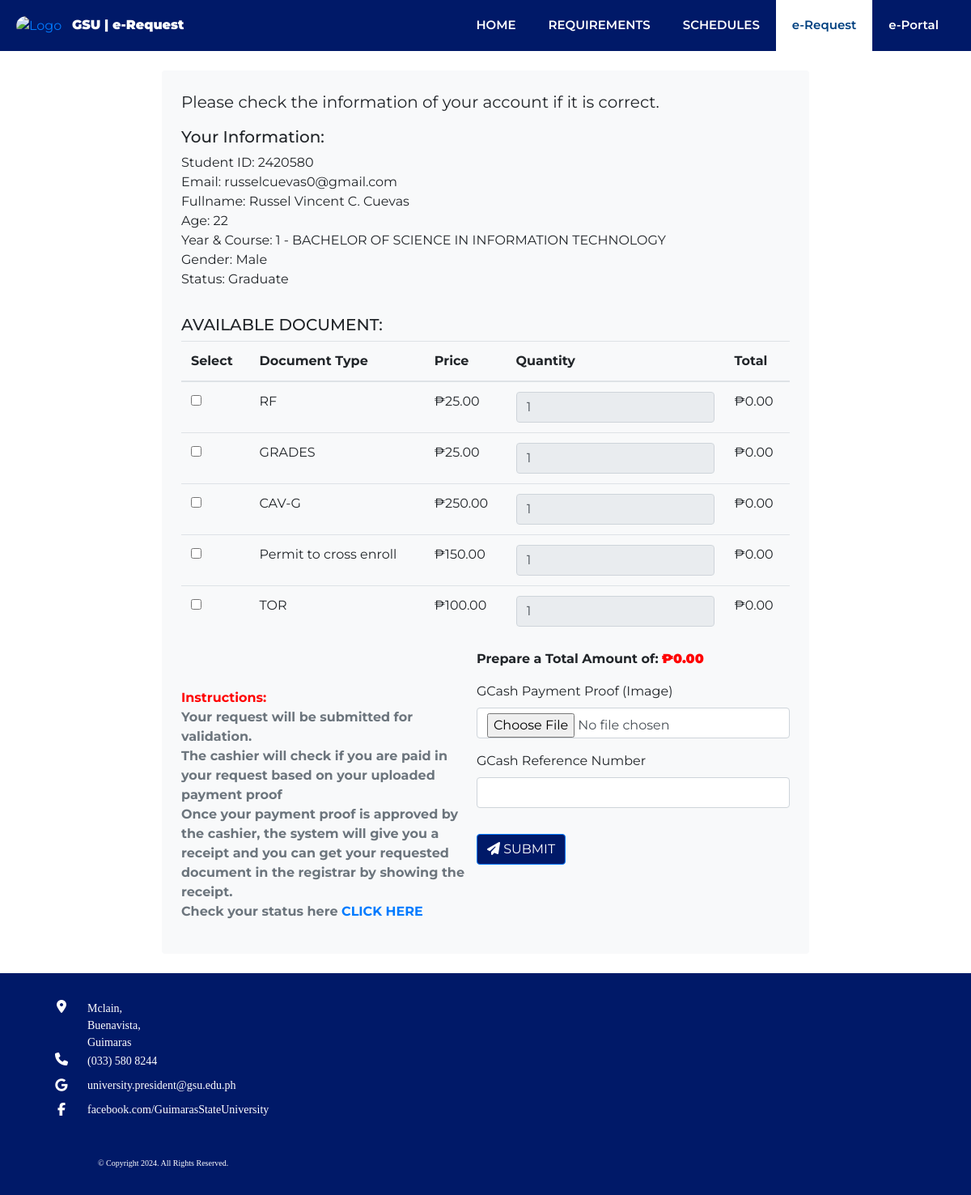
The page /document_request.php (signed in) on the database its author committed.
### tables this page shows
CREATE TABLE `tbl_documents` (
  `id` int(11) NOT NULL,
  `type_of_documents` varchar(255) NOT NULL,
  `price` decimal(10,2) NOT NULL,
  `created_at` timestamp NOT NULL DEFAULT current_timestamp(),
  `updated_at` timestamp NOT NULL DEFAULT current_timestamp() ON UPDATE current_timestamp()
);

### document_request.php (the view, shortened to what this page needs)
<?php
require 'database/connection.php';
$get_documents = "SELECT * FROM `tbl_documents`";
$stmt_get_documents = $conn->query($get_documents);
$documents = $stmt_get_documents->fetchAll(PDO::FETCH_ASSOC);
?>
<!DOCTYPE html>
<html lang="en">
<head>
    <link rel="stylesheet" href="https://maxcdn.bootstrapcdn.com/bootstrap/4.3.1/css/bootstrap.min.css">
    <link rel="stylesheet" href="https://cdnjs.cloudflare.com/ajax/libs/font-awesome/4.7.0/css/font-awesome.min.css">
    <link rel="stylesheet" href="https://cdn.jsdelivr.net/npm/sweetalert2@11.5.1/dist/sweetalert2.min.css">
    <link rel="stylesheet" type="text/css" href="assets/css/style.css">
</head>
<body>
    <div id="myTopnav">
        <div class="logo">
            <a id="home" href="" class="logo-link"><img src="assets/images/gsu-logo.jpg" alt="Logo" style="width:50px; border-radius: 50px;"> &nbsp; <span style="color: white; font-weight: 900;">GSU | e-Request</span></a>
        </div>
        <ul id="navbar" class="navbar-menu">
            <li class="navbar-item">
                <div class="dropdown-div">
                    <a class="dropdown-button" href="index.php">HOME</a>
                </div>
            </li>
            <li class="navbar-item">
                <div class="dropdown-div">
                    <a class="dropdown-button" href="requirements.php">REQUIREMENTS</a>
                </div>
            </li>
            <li class="navbar-item">
                <div class="dropdown-div">
                    <a class="dropdown-button" href="#">SCHEDULES</a>
                </div>
            </li>
            <li class="navbar-item">
                <div class="dropdown-div">
                    <a class="dropdown-button active" href="#">e-Request</a>
                </div>
            </li>
            <li class="navbar-item">
                <div class="dropdown-div">
                    <a class="item-link" href="#">e-Portal</a>
                </div>
            </li>
        </ul>
    </div>
    <div class="container-fluid py-4">
        <div class="row justify-content-center">
            <form method="post" class="col-12 col-md-8 p-4 bg-light rounded" enctype="multipart/form-data">
                <figure>
                    <blockquote class="blockquote">
                        <?php if (isset($_SESSION['user_id'])): ?>
                            <p>Please check the information of your account if it is correct.</p>
                        <?php else: ?>
                        <?php endif; ?>
                    </blockquote>
                </figure>
                <?php if (isset($_SESSION['user_id'])): ?>
                    <div class="mb-4">
                        <h5>Your Information:</h5>
                        <div class="form-group">
                            <label for="">
                                <span>Student ID: <?php echo $_SESSION['student_id']; ?></span><br>
                                <span>Email: <?php echo $_SESSION['email']; ?></span><br>
                                <span>Fullname: <?php echo $_SESSION['fullname']; ?></span><br>
                                <span>Age: <?php echo $_SESSION['age']; ?></span><br>
                                <span>Year & Course: <?php echo $_SESSION['year']; ?> - <?php echo $_SESSION['course'] ?></span><br>
                                <span style="text-transform: capitalize;">Gender: <?php echo $_SESSION['gender']; ?></span><br>
                                <span style="text-transform: capitalize;">Status: <?php echo $_SESSION['status']; ?></span><br>
                            </label>
                        </div>
                    </div>
                <?php else: ?>
                <?php endif; ?>
                <?php if (!empty($documents)): ?>
                    <section>
                        <h5>AVAILABLE DOCUMENT:</h5>
                        <div class="table-responsive">
                            <table class="table">
                                <thead>
                                    <tr>
                                        <th>Select</th>
                                        <th>Document Type</th>
                                        <th>Price</th>
                                        <th>Quantity</th>
                                        <th>Total</th>
                                    </tr>
                                </thead>
                                <tbody>
                                    <?php foreach ($documents as $document): ?>
                                        <?php if (isset($_SESSION['user_id'])): ?>
                                            <?php if (
                                                ($_SESSION['status'] === 'graduate' && $document['type_of_documents'] === 'CAV-UG') ||
                                                ($_SESSION['status'] === 'old' && $document['type_of_documents'] === 'CAV-G')
                                            ): ?>
                                                <?php continue; ?>
                                            <?php endif; ?>
                                        <?php endif; ?>
                                        <tr>
                                            <td>
                                                <input type="checkbox" name="document_ids[]" value="<?php echo $document['id']; ?>" class="document-selection" />
                                            </td>
                                            <td><?php echo $document['type_of_documents']; ?></td>
                                            <td>₱<?php echo $document['price']; ?></td>
                                            <td>
                                                <input type="number" disabled name="number_of_copies[<?php echo $document['id']; ?>]" value="1" class="form-control quantity-input" data-price="<?php echo $document['price']; ?>" min="1" />
                                            </td>
                                            <td class="document-total">₱0.00</td>
                                        </tr>
                                    <?php endforeach; ?>
                                </tbody>
                            </table>
                        </div>
                        <div class="text-end float-right">
                            <strong>Prepare a Total Amount of:</strong>
                            <span id="totalAmount" style="color: red; font-weight: 900;">₱0.00</span>
                            <?php if (isset($_SESSION['user_id'])): ?>
                                <div class="form-group mt-3">
                                    <label for="payment_proof">GCash Payment Proof (Image)</label>
                                    <input type="file" name="payment_proof" class="form-control" accept="image/*" id="payment_proof" required />
                                </div>
                                <div class="form-group mt-3">
                                    <label for="gcash_reference_number">GCash Reference Number</label>
                                    <input type="text" name="gcash_reference_number" class="form-control" id="gcash_reference_number" required />
                                </div>
                                <button type="submit" class="btn btn-primary bg-blue mt-3">
                                    <i class="fas fa-paper-plane"></i> SUBMIT
                                </button>
                            <?php else: ?>
                                <br>
                                <a href="login.php" class="btn btn-danger">LOGIN FIRST TO REQUEST</a>
                            <?php endif; ?>
                        </div>
                        <div class="mt-5">
                            <p class="text-muted">
                                <strong style="color: red">Instructions:</strong><br>
                                <strong>Your request will be submitted for validation.</strong><br>
                                <strong>The cashier will check if you are paid in your request based on your uploaded payment proof</strong><br>
                                <strong>Once your payment proof is approved by the cashier, the system will give you a receipt and you can get your requested document in the registrar by showing the receipt.</strong>
                                <br><strong>Check your status here <a href="student_portal/my_request_documents.php">CLICK HERE</a></strong>
                            </p>
                        </div>
                    </section>
                <?php else: ?>
                    <div style="background-color: #001968; color:whitesmoke; padding: 50px;">
                        <h4 style="text-align: center;">No available documents at the moment.</h4>
                    </div>
                <?php endif; ?>
            </form>
        </div>
    </div>
    <div id="footer" class="footer pt-3 pb-2" style="background-color: #001968">
        <div class="container">
            <div class="text-white">
                <div class="row">
                    <div class="col-md-8">
                        <p style="font-family: CENTURY GOTHIC; font-size: 10px;">
                        <table style="width: 100%; font-family: CENTURY GOTHIC; font-size: 10px; ">
                            <tr valign="top">
                                <td style="text-align: center;">
                                    <i class="fas fa-map-marker-alt" style="font-size:16px; color: #fff"></i>
                                </td>
                                <td>
                                    <font style="font-family: CENTURY GOTHIC; font-size: 14px; margin-top: 20px;">
                                        Mclain,<br style="margin-top: 0px; margin-bottom: 0px">
                                        Buenavista,<br style="margin-top: 0px; margin-bottom: 0px">
                                        Guimaras<br style="margin-top: 0px; margin-bottom: 0px">
                                    </font>
                                </td>
                            </tr>
                            <tr valign="top">
                                <td style="text-align: center;">
                                    <i class="fa fa-phone" style="font-size:16px; color: #fff"></i>
                                </td>
                                <td>
                                    <font style="font-family: CENTURY GOTHIC; font-size: 14px; margin-top: 20px;">
                                        (033) 580 8244<br style="margin-top: 0px; margin-bottom: 0px">
                                    </font>
                                </td>
                            </tr>
                            <tr valign="top">
                                <td style="padding-top: 10px; text-align: center;">
                                    <i class="fab fa-google" style="font-size:16px; color: #fff"></i>
                                </td>
                                <td style="padding-top: 8px;">
                                    <font style="font-family: CENTURY GOTHIC; font-size: 14px; margin-top: 20px;">
                                        university.president@gsu.edu.ph
                                    </font>
                                </td>
                            </tr>
                            <tr valign="top">
                                <td style="padding-top: 10px; text-align: center;">
                                    <i class='fab fa-facebook-f' style='font-size:16px; color: #fff'></i>
                                </td>
                                <td style="padding-top: 8px; ">
                                    <font style="font-family: CENTURY GOTHIC; font-size: 14px; margin-top: 20px;">
                                        <a href="https://www.facebook.com/GuimarasStateUniversity" style="text-decoration: none; color: white">facebook.com/GuimarasStateUniversity</a>
                                    </font>
                                </td>
                            </tr>
                            <tr valign="top">
                                <td style="padding-right: 20px; text-align: center;">
                                </td>
                                <td style="padding-top: 40px">
                                    <a class="btn btn-link text-white" href="" id="loginpage" style="font-size: 10px">© Copyright 2024. All Rights Reserved.</a>
                                </td>
                            </tr>
                        </table>
                        </p>
                    </div>
                </div>
            </div>
        </div>
    </div>
</body>
</html>

### assets/css/style.css (style rules this page uses)
body { font-family: 'Montserrat', sans-serif !important; }
.bg-blue { background-color: #001968; }
#myTopnav { width: 100%; height: 100%; display: flex; flex-wrap: wrap; justify-content: space-between; background-color: #001968; padding-left: 20px; padding-right: 20px; }
#myTopnav .logo, #myTopnav .navbar-menu { display: flex; flex-wrap: wrap; align-self: center; justify-content: center; list-style-type: none; margin: 0; height: 100%; }
#myTopnav .logo a.logo-link { text-decoration: none; cursor: pointer; }
.navbar-menu .dropdown-div { display: flex; position: relative; }
.navbar-menu .navbar-item { display: flex; }
.navbar-menu .navbar-item a.item-link, .navbar-menu .navbar-item a.dropdown-button { padding: 20px; font-size: 15px; font-weight: 600; color: white; cursor: pointer; text-decoration: none; }

### document_request.php (style rules this page uses)
.dropdown-button.active { background-color: #fff; color: #004080 !important; }

### rows shown on the page
tbl_documents: type_of_documents "RF", price "25.00"
tbl_documents: type_of_documents "GRADES", price "25.00"
tbl_documents: type_of_documents "CAV-G", price "250.00"
tbl_documents: type_of_documents "Permit to cross enroll", price "150.00"
tbl_documents: type_of_documents "TOR", price "100.00"

### other values the page prints
$_SESSION['student_id'] "2420580"
$_SESSION['email'] "russelcuevas0@gmail.com"
$_SESSION['fullname'] "Russel Vincent C. Cuevas"
$_SESSION['age'] "22"
$_SESSION['year'] "1"
$_SESSION['course'] "BACHELOR OF SCIENCE IN INFORMATION TECHNOLOGY"
$_SESSION['gender'] "Male"
$_SESSION['status'] "Graduate"
